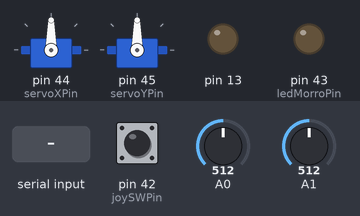
A sketch run on a simulated Arduino Mega 2560, built with avr-gcc and run on an emulated ATmega2560. On the bench: 2 × servo, output pins drawn as LEDs (lit = HIGH). The test bench sets the inputs (shaded band); at power-on: A0 = 512, A1 = 512, pin 42 (joySWPin) LOW.

Above: at 1.2 s.
1.3 s: A0 set to 716
At 2.2 s:
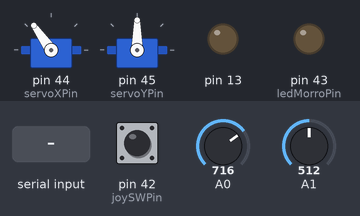
2.8 s: A1 set to 716
At 3.3 s:
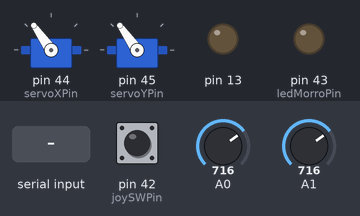
4.3 s: pin 42 (joySWPin) pulled HIGH for 0.15 s
At 4.37 s:
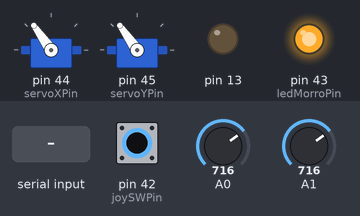
5.9 s: "1\n" received over Serial
At 6.9 s:
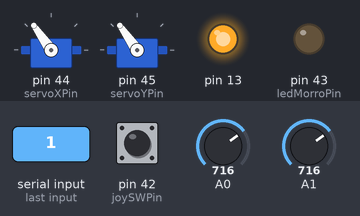
7.4 s: A0 set to 900
At 8.0 s:
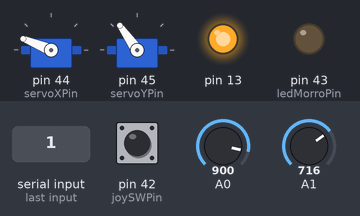
8.9 s: "2\n" received over Serial
At 9.2 s:
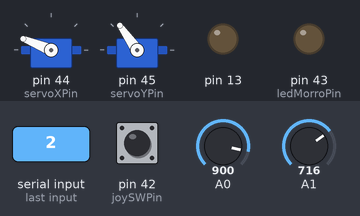
Timing chart, 0 to 11.4 s (numbered marks = the images above; inputs shaded):
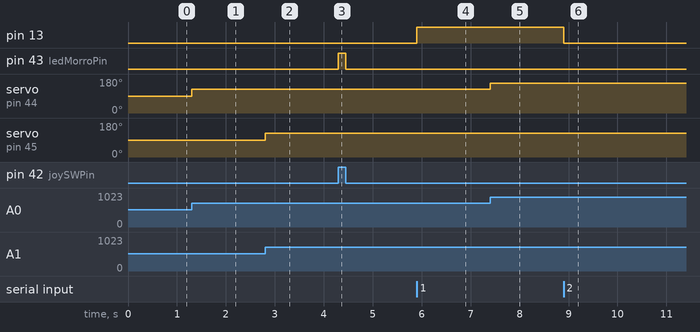

The sketch:

webServoCam.ino
```cpp
#include <Servo.h>

unsigned int joySWPin = 42;
unsigned int ledMorroPin = 43;
unsigned int servoXPin = 44;
unsigned int servoYPin = 45;

Servo servoX;
Servo servoY;
int angX = 0;
int angY = 0;

int joyX = 0;
int joyY = 0;
int joyXmap = 0;
int joyYmap = 0;
bool joySW = false;
bool joySWLastState = false;

int lastDebounceTime = 0;
bool lastButtonState = false;

String charStringSerialInput = "";
char charVector[20];
bool charEnd = false;


void setup() {

  Serial.begin(9600);
  pinMode(joySWPin, INPUT);
  pinMode(ledMorroPin, OUTPUT);
  pinMode(13, OUTPUT);
  servoX.attach(servoXPin);
  servoY.attach(servoYPin);
  charStringSerialInput.reserve(20);

}

void loop() {


   if (charEnd) {

    charEnd = false;
    charStringSerialInput.toCharArray(charVector, 20);
    int serialInteger = atoi(charVector);

    if (serialInteger == 1) {
      digitalWrite(43, HIGH);
      digitalWrite(13, HIGH);
    }
    else if (serialInteger == 2) {
      digitalWrite(43, LOW);
      digitalWrite(13, LOW);
    }

    charStringSerialInput = "";
  }

  joyX = analogRead(A0);
  //delay(10);
  joyY = analogRead(A1);
  //delay(10);

  joyX = map(joyX, 0, 1024, 0, 180);
  joyY = map(joyY, 0, 1024, 0, 180);

  servoX.write(joyX);
  //delay(0);
  servoY.write(joyY);
  //delay(0);

  joySW = digitalRead(joySWPin);
  if (joySW != joySWLastState) {
    lastDebounceTime = millis();
    lastButtonState = joySW;
  }

  digitalWrite(ledMorroPin, joySW);


}

void serialEvent() {

  while (Serial.available()) {
    char inputChar = Serial.read();

    charStringSerialInput += inputChar;
    if (inputChar == '\n') {
      charEnd = true;
    }
  }
}
```

Measured:
- after the input at 1.3 s, servo on pin 44 (servoXPin): 90° → 125° at once
- after the input at 2.8 s, servo on pin 45 (servoYPin): 90° → 125° at once
- after the input at 4.3 s, pin 43 (ledMorroPin): LOW → HIGH at once, → LOW 0.15 s later
- after the input at 5.9 s, pin 13: LOW → HIGH at once
- after the input at 7.4 s, servo on pin 44 (servoXPin): 125° → 158° at once
- after the input at 8.9 s, pin 13: HIGH → LOW at once
